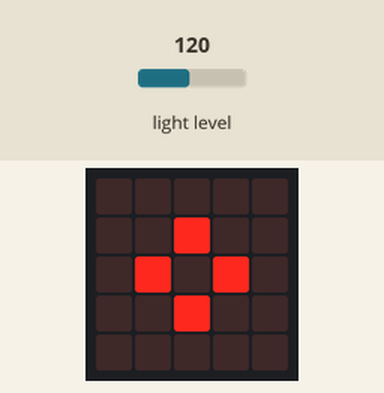
Bench run of a program on a simulated BBC micro:bit (MakeCode). On the bench: the board's 5×5 LED display. Inputs (shaded band) come from the test bench; at power-on: light level 120.

Above: at 0.1 s.
At 0.8 s:
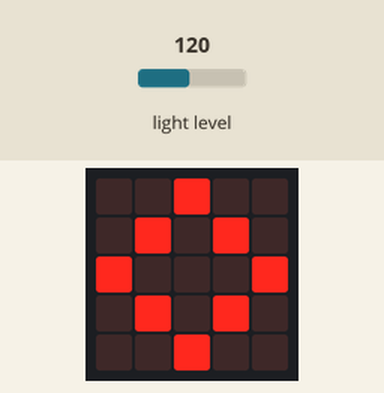
At 1.5 s:
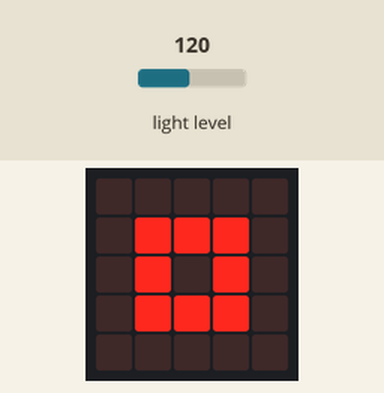
At 2.2 s:
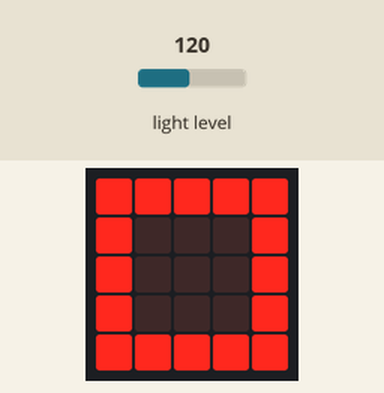
At 2.8 s:
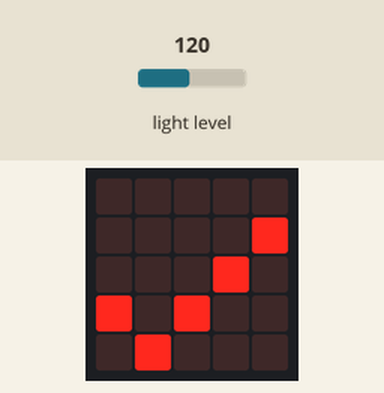
At 5.7 s:
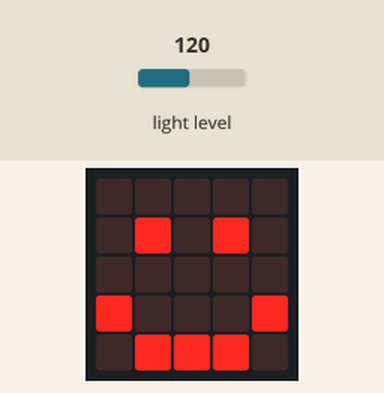

Measured:
- what the display in image 1 shows lasts 0.7 s, from 0.7 s to 1.4 s
- what the display in image 3 shows lasts 0.6 s, from 2.1 s to 2.7 s
- what the display in image 4 shows lasts 2.9 s, from 2.7 s to 5.6 s

The program:

main.ts
```typescript
basic.showIcon(IconNames.SmallDiamond)
ESP8266_IoT.connectThingSpeak()
basic.showIcon(IconNames.Diamond)
ESP8266_IoT.setData(
"your_write_api_key",
input.lightLevel()
)
basic.showIcon(IconNames.SmallSquare)
ESP8266_IoT.uploadData()
basic.showIcon(IconNames.Square)
basic.showIcon(IconNames.Yes)
basic.pause(2000)
basic.forever(function () {
    ESP8266_IoT.initWIFI(SerialPin.P8, SerialPin.P12, BaudRate.BaudRate115200)
    ESP8266_IoT.connectWifi("ARUBA", "1234567890")
    if (ESP8266_IoT.wifiState(true)) {
        basic.showIcon(IconNames.Happy)
    } else {
        basic.showIcon(IconNames.Sad)
    }
    basic.pause(100)
})
```

test.ts
```typescript
// aquí va el archivo "tests"; esto no se compilará cuando este paquete se utilice como una extensión.
```
